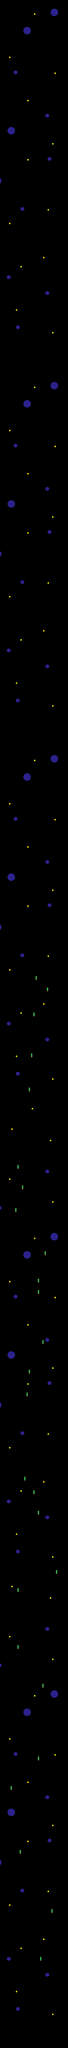

This game map was drawn from its Tiled (.tmx) file and the tilesets committed beside it. A one-line description and the trimmed map source follow:
An orthogonal 30x900 tile map with 32x32 px tiles, 1 tile layer (Tile Layer 1) and 26 objects.

<map version="1.0" orientation="orthogonal" renderorder="right-down" width="30" height="900" tilewidth="32" tileheight="32" nextobjectid="30">
 <tileset firstgid="1" name="level_two_tileset_paint" tilewidth="32" tileheight="32" tilecount="504">
  <image source="level_two_tileset_paint_fuel.png" width="902" height="597" />
 </tileset>
 <layer name="Tile Layer 1" width="30" height="900">
  <data>[27000 cells, 26910 non-empty, 52 distinct tile ids]</data>
 </layer>
 <objectgroup name="oj">
  <object id="1" x="565.333" y="27516" width="20" height="61.3333" />
  <object id="3" x="726" y="26841.3" width="20" height="61.3333" />
  <object id="5" x="278" y="26010.7" width="20" height="61.3333" />
  <object id="6" x="148.667" y="25110.7" width="20" height="61.3333" />
  <object id="7" x="532.667" y="24694.7" width="20" height="61.3333" />
  <object id="8" x="596.667" y="23672" width="20" height="61.3333" />
  <object id="9" x="244.667" y="23126.7" width="20" height="61.3333" />
  <object id="10" x="243.333" y="22330.7" width="20" height="61.3333" />
  <object id="11" x="788.667" y="22074.7" width="20" height="61.3333" />
  <object id="12" x="531.333" y="21238.7" width="20" height="61.3333" />
  <object id="13" x="467.333" y="20953.3" width="20" height="61.3333" />
  <object id="14" x="340.667" y="20762.7" width="20" height="61.3333" />
  <object id="15" x="372.667" y="19578.7" width="20" height="61.3333" />
  <object id="16" x="402" y="19257.3" width="20" height="61.3333" />
  <object id="17" x="594" y="18841.3" width="20" height="61.3333" />
  <object id="19" x="532.667" y="18137.3" width="20" height="61.3333" />
  <object id="20" x="530" y="17976" width="20" height="61.3333" />
  <object id="21" x="628.667" y="17593.3" width="20" height="61.3333" />
  <object id="22" x="212.667" y="16984" width="20" height="61.3333" />
  <object id="23" x="307.333" y="16669.3" width="20" height="61.3333" />
  <object id="24" x="244.667" y="16377.3" width="20" height="61.3333" />
  <object id="25" x="403.333" y="15289.3" width="20" height="61.3333" />
  <object id="26" x="436.667" y="14808" width="20" height="61.3333" />
  <object id="27" x="468.667" y="14232" width="20" height="61.3333" />
  <object id="28" x="502" y="13721.3" width="20" height="61.3333" />
  <object id="29" x="658" y="13878.7" width="20" height="61.3333" />
 </objectgroup>
</map>